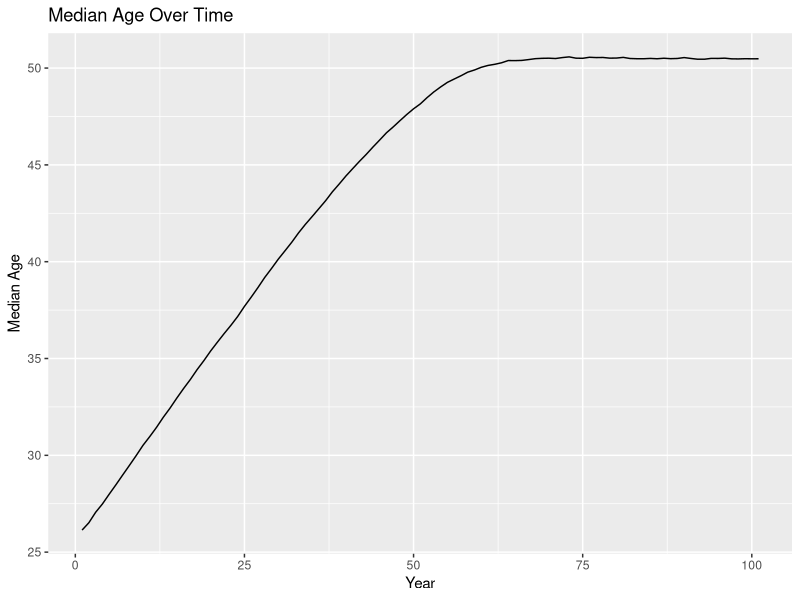
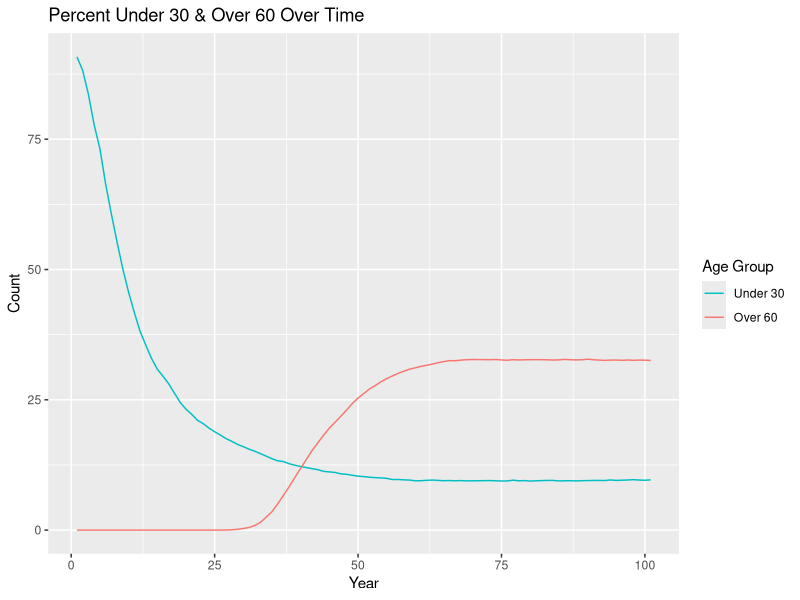
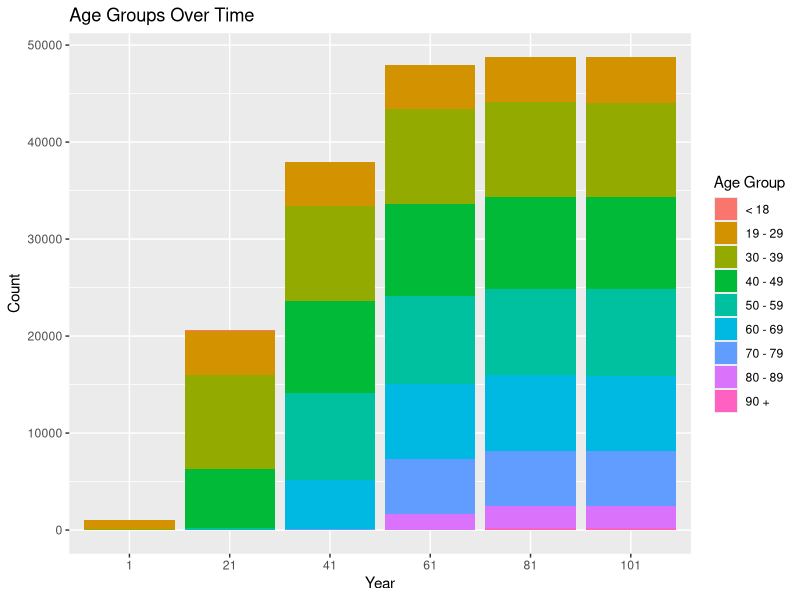
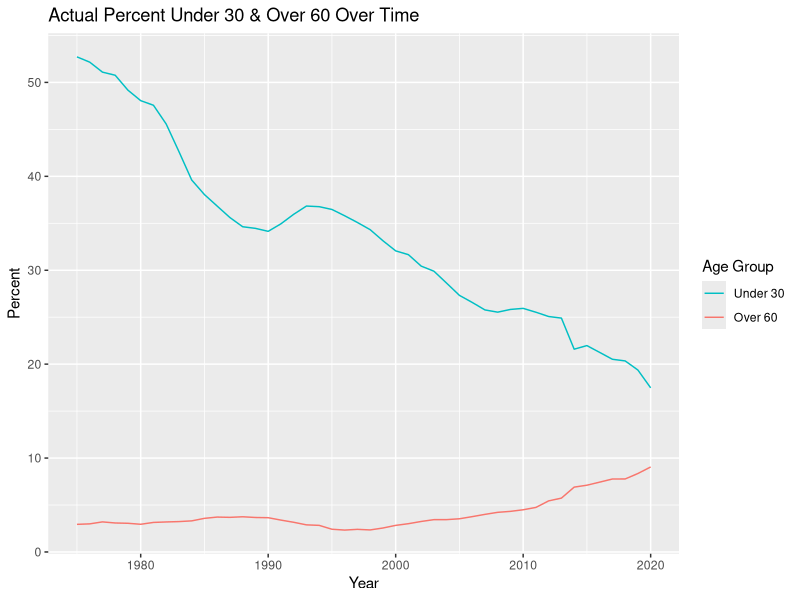
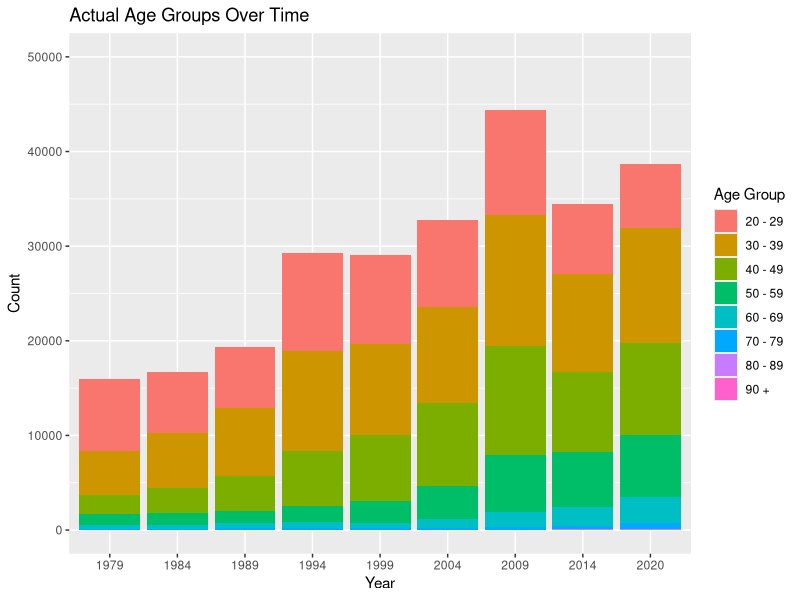
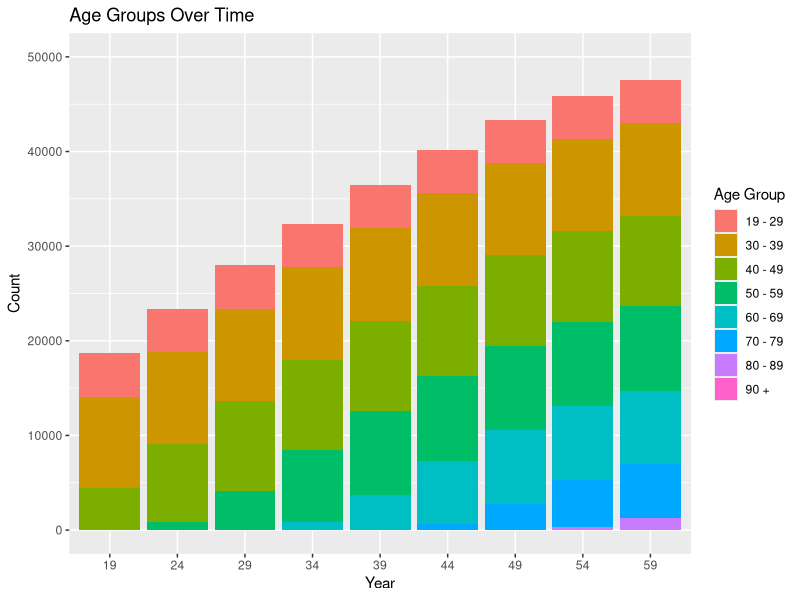
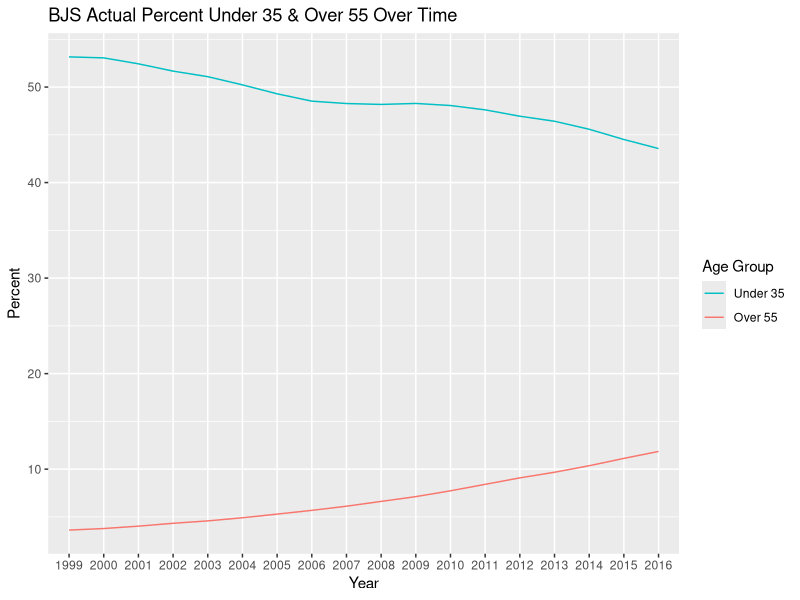
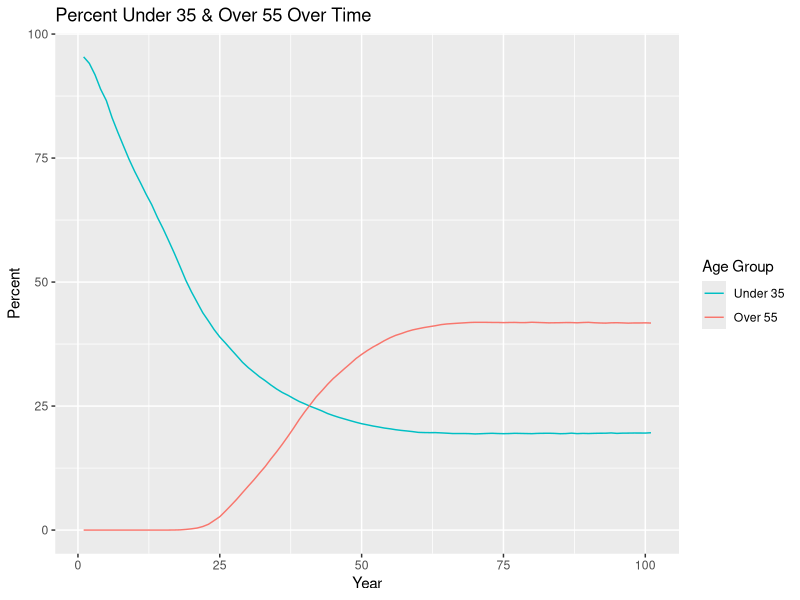

Here is the R script that generated these plots, in order:
## ---- chunk 1
knitr::opts_chunk$set(echo = TRUE)
## ---- chunk 2
library(tidyverse)
## ---- chunk 3
set.seed(12345)
## ---- chunk 4
pop_n <- 1000
pop_mean <- 26
pop_sd <- 3
parole_eligibility <- 30
parole_prob <- 0.9
## ---- chunk 5
population <- 
  rnorm(n = pop_n, mean = pop_mean, sd = pop_sd) %>% 
  enframe() %>% 
  select(value) %>% 
  rename(original_age = value) %>% 
  mutate(current_age = original_age, years_incarcerated = 0)

overall <-
  tibble(year = 1, total = nrow(population), 
         median_age = median(population$current_age)) %>% 
  mutate("< 18" = pull(count(filter(population, current_age < 19))),
         "19 - 29" = pull(count(filter(population, current_age >= 19 & current_age < 30))),
         "30 - 39" = pull(count(filter(population, current_age >= 30 & current_age < 40))),
         "40 - 49" = pull(count(filter(population, current_age >= 40 & current_age < 50))),
         "50 - 59" = pull(count(filter(population, current_age >= 50 & current_age < 60))),
         "60 - 69" = pull(count(filter(population, current_age >= 60 & current_age < 70))),
         "70 - 79" = pull(count(filter(population, current_age >= 70 & current_age < 80))),
         "80 - 89" = pull(count(filter(population, current_age >= 80 & current_age < 90))),
         "90 +" = pull(count(filter(population, current_age >= 90))))
## ---- chunk 6
one_year_population <- function(data) {
  # age & years incarcerated increases by 1
  data$current_age <- data$current_age + 1
  data$years_incarcerated <- data$years_incarcerated + 1
  
  # creates age group cohorts & randomly removes fraction based on cohort
  less_than_18 <- filter(data, current_age < 19)
  less_than_18 <- sample_frac(less_than_18, (1 - 0.0007))
  
  `19_to_29` <- filter(data, current_age >= 19 & current_age < 30)
  `19_to_29` <- sample_frac(`19_to_29`, (1 - 0.0013))
  
  `30_to_39` <- filter(data, current_age >= 30 & current_age < 40)
  `30_to_39` <- sample_frac(`30_to_39`, (1 - 0.0019))
  
  `40_to_49` <- filter(data, current_age >= 40 & current_age < 50)
  `40_to_49` <- sample_frac(`40_to_49`, (1 - 0.0040))
  
  `50_to_59` <- filter(data, current_age >= 50 & current_age < 60)
  `50_to_59` <- sample_frac(`50_to_59`, (1 - 0.0088))
  
  `60_to_69` <- filter(data, current_age >= 60 & current_age < 70)
  `60_to_69` <- sample_frac(`60_to_69`, (1 - 0.0178))
  
  `70_to_79` <- filter(data, current_age >= 70 & current_age < 80)
  `70_to_79` <- sample_frac(`70_to_79`, (1 - 0.0439))
  
  `80_to_89` <- filter(data, current_age >= 80 & current_age < 90)
  `80_to_89` <- sample_frac(`80_to_89`, (1 - 0.1345))
  
  over_90 <- filter(data, current_age >= 90)
  over_90 <- sample_frac(over_90, (1 - 0.3142))
  
  data <- do.call("rbind", list(less_than_18, `19_to_29`, `30_to_39`, `40_to_49`, `50_to_59`, 
                                `60_to_69`,`70_to_79`, `80_to_89`, over_90))
  
  # adds 1000 more
  incoming <- 
    rnorm(n = pop_n, mean = pop_mean, sd = pop_sd) %>% 
    enframe() %>% 
    select(value) %>% 
    rename(original_age = value) %>% 
    mutate(current_age = original_age, years_incarcerated = 0)
  data <- rbind(data, incoming)
  
  # removes any observations with age greater than 100
  data <- data %>% 
    filter(current_age < 100)
}

one_year_overall <- function(data, p) {
    incoming <-
      tibble(year = last(data$year) + 1, total = nrow(p),
             median_age = median(p$current_age)) %>% 
        mutate("< 18" = pull(count(filter(p, current_age < 19))),
               "19 - 29" = pull(count(filter(p, current_age >= 19 & current_age < 30))),
               "30 - 39" = pull(count(filter(p, current_age >= 30 & current_age < 40))),
               "40 - 49" = pull(count(filter(p, current_age >= 40 & current_age < 50))),
               "50 - 59" = pull(count(filter(p, current_age >= 50 & current_age < 60))),
               "60 - 69" = pull(count(filter(p, current_age >= 60 & current_age < 70))),
               "70 - 79" = pull(count(filter(p, current_age >= 70 & current_age < 80))),
               "80 - 89" = pull(count(filter(p, current_age >= 80 & current_age < 90))),
               "90 +" = pull(count(filter(p, current_age >= 90))))
    data <- rbind(data, incoming)
}
## ---- chunk 7
# extend 100 years until stable
no_parole_population <- population
no_parole_overall <- overall

for (i in 1:100) {
  no_parole_population <- one_year_population(no_parole_population)
  no_parole_overall <- one_year_overall(no_parole_overall, no_parole_population)
}
## ---- chunk 8
ggplot(data = no_parole_overall, mapping = aes(x = year, y = median_age)) +
  geom_line() +
  labs(title = "Median Age Over Time", x = "Year", y = "Median Age")

no_parole_overall %>% 
  mutate(under_30 = (`19 - 29` + `< 18`) / total * 100, 
         over_60 = (`60 - 69` + `70 - 79` + `80 - 89` + `90 +`) / total * 100) %>% 
  select(year, under_30, over_60) %>% 
  ggplot(data = ., mapping = aes(x = year, group = 1)) +
  geom_line(mapping = aes(y = under_30, color = "under_30")) +
  geom_line(mapping = aes(y = over_60, color = "over_60")) +
  labs(title = "Percent Under 30 & Over 60 Over Time", x = "Year", y = "Count") +
  scale_color_discrete(name = "Age Group",
                       breaks = c("under_30", "over_60"), labels = c("Under 30", "Over 60"))

no_parole_overall_long <- no_parole_overall %>% 
  select(year, `< 18`:`90 +`) %>% 
  mutate(year = as.character(year)) %>% 
  pivot_longer(-year, names_to = "age_group", values_to = "count")

ggplot(data = no_parole_overall_long, mapping = aes(x = year, y = count, fill = age_group)) +
  geom_bar(position = "stack", stat = "identity") +
  labs(title = "Age Groups Over Time", x = "Year", y = "Count") +
  scale_x_discrete(limits = c("1", "21", "41", "61", "81", "101")) +
  scale_fill_discrete(name = "Age Group",
                      breaks = c("< 18", "19 - 29", "30 - 39", "40 - 49", "50 - 59", "60 - 69",
                                 "70 - 79", "80 - 89", "90 +"))
## ---- chunk 9
simulation_base <- no_parole_overall %>% 
  filter(year == 100) %>%
  mutate(`< 18` = `< 18` / total * 100, `19 - 29` = `19 - 29` / total * 100,
         `30 - 39` = `30 - 39` / total * 100, `40 - 49` = `40 - 49` / total * 100,
         `50 - 59` = `50 - 59` / total * 100, `60 - 69` = `60 - 69` / total * 100,
         `70 - 79` = `70 - 79` / total * 100, `80 - 89` = `80 - 89` / total * 100,
         `90 +` = `90 +` / total * 100) %>% 
  select(total:`90 +`)

simulation_base_alt <- no_parole_overall %>% 
  filter(year == 100) %>% 
  mutate(under_30 = (`19 - 29` + `< 18`) / total * 100, 
         over_60 = (`60 - 69` + `70 - 79` + `80 - 89` + `90 +`) / total * 100) %>% 
  select(total, median_age, under_30, over_60)
## ---- chunk 10
bar_race <- no_parole_overall %>% 
  select(year, `< 18`:`90 +`) %>% 
  mutate(year = as.character(year)) %>% 
  pivot_longer(-year, names_to = "age_group", values_to = "count") %>% 
  pivot_wider(names_from = "year", values_from = "count")
## ---- chunk 11
nc <- read.csv("nc.csv")
nc %>% 
  mutate(Under30 = (AgeUnder20 + Age20to29) / PrisonPopulation * 100, 
         Over60 = (Age60to69 + Age70to79 + Age80to89 + Age90over) / PrisonPopulation * 100) %>% 
  select(year, PrisonPopulation, Under30, Over60) %>% 
  ggplot(data = ., mapping = aes(x = year, group = 1)) +
  geom_line(mapping = aes(y = Under30, color = "Under30")) +
  geom_line(mapping = aes(y = Over60, color = "Over60")) +
  labs(title = "Actual Percent Under 30 & Over 60 Over Time", x = "Year", y = "Percent") +
  scale_color_discrete(name = "Age Group",
                       breaks = c("Under30", "Over60"), labels = c("Under 30", "Over 60"))

nc_long <- nc %>% 
  select(year, AgeUnder20:Age90over) %>% 
  mutate(year = as.character(year)) %>% 
  pivot_longer(-year, names_to = "age_group", values_to = "count")

nc_long %>% 
  filter(age_group != "AgeUnder20") %>% 
  ggplot(data = ., mapping = aes(x = year, y = count, fill = age_group)) +
  geom_col() +
  labs(title = "Actual Age Groups Over Time", x = "Year", y = "Count") +
  scale_x_discrete(limits = c("1979", "1984", "1989", "1994", "1999", "2004", "2009", "2014", 
                              "2020")) +
  expand_limits(y = c(0, 50000)) +
  scale_fill_discrete(name = "Age Group",
                      breaks = c("Age20to29", "Age30to39", "Age40to49", "Age50to59", 
                                 "Age60to69", "Age70to79", "Age80to89", "Age90over"),
                      labels = c("20 - 29", "30 - 39", "40 - 49", "50 - 59", "60 - 69",
                                 "70 - 79", "80 - 89", "90 +"))

no_parole_overall_long %>% 
  filter(age_group != "< 18") %>% 
  ggplot(data = ., mapping = aes(x = year, y = count, fill = age_group)) +
  geom_col() +
  labs(title = "Age Groups Over Time", x = "Year", y = "Count") +
  scale_x_discrete(limits = c("19", "24", "29", "34", "39", "44", "49", "54", "59")) +
  expand_limits(y = c(0, 50000)) +
  scale_fill_discrete(name = "Age Group",
                      breaks = c("19 - 29", "30 - 39", "40 - 49", "50 - 59", "60 - 69",
                                 "70 - 79", "80 - 89", "90 +"))
## ---- chunk 12
bjs <- read.csv("bjs.csv")
bjs_wide <- bjs %>% 
  select(RPTYEAR, AGEYREND, n) %>% 
  mutate(RPTYEAR = as.character(RPTYEAR)) %>% 
  pivot_wider(names_from = "AGEYREND", values_from = "n") %>% 
  mutate(total = `(1) 18-24 years` + `(2) 25-34 years` + `(3) 35-44 years` + 
           `(4) 45-54 years` + `(5) 55+ years`)

bjs_wide %>% 
  mutate(under_35 = (`(1) 18-24 years` + `(2) 25-34 years`) / total * 100, 
         over_55 = `(5) 55+ years` / total * 100) %>% 
  select(RPTYEAR, under_35, over_55) %>% 
  ggplot(data = ., mapping = aes(x = RPTYEAR, group = 1)) +
  geom_line(mapping = aes(y = under_35, color = "under_35")) +
  geom_line(mapping = aes(y = over_55, color = "over_55")) + 
  labs(title = "BJS Actual Percent Under 35 & Over 55 Over Time", x = "Year", y = "Percent") +
  scale_color_discrete(name = "Age Group", 
                       breaks = c("under_35", "over_55"), labels = c("Under 35", "Over 55"))

no_parole_overall %>% 
  mutate(under_35 = (`30 - 39` / 2 + `19 - 29` + `< 18`) / total * 100,
         over_55 = (`50 - 59` / 2 + `60 - 69` + `70 - 79` + `80 - 89` + `90 +`) / 
           total * 100) %>% 
  select(year, under_35, over_55) %>% 
  ggplot(data = ., mapping = aes(x = year, group = 1)) +
  geom_line(mapping = aes(y = under_35, color = "under_35")) +
  geom_line(mapping = aes(y = over_55, color = "over_55")) +
  labs(title = "Percent Under 35 & Over 55 Over Time", x = "Year", y = "Percent") +
  scale_color_discrete(name = "Age Group",
                       breaks = c("under_35", "over_55"), labels = c("Under 35", "Over 55"))

ggplot(data = bjs, mapping = aes(x = RPTYEAR, y = COUNT_THSNDS, fill = AGEYREND)) +
  geom_col() +
  labs(title = "BJS Actual Age Groups Over Time", x = "Year", y = "Count (in thousands)") +
  scale_fill_discrete(name = "Age Group",
                      breaks = c("(1) 18-24 years", "(2) 25-34 years", "(3) 35-44 years",
                                 "(4) 45-54 years", "(5) 55+ years"),
                      labels = c("18 - 24", "25 - 34", "35 - 44", "45 - 54", "55 +"))

no_parole_overall %>% 
  mutate(`18 - 24` = `< 18` + `19 - 29` / 2, `25 - 34` = `19 - 29` / 2 + `30 - 39` / 2,
         `35 - 44` = `30 - 39` / 2 + `40 - 49` / 2, `45 - 54` = `40 - 49` / 2 + `50 - 59` / 2,
         `55 +` = `50 - 59` / 2 + `60 - 69` + `70 - 79` + `80 - 89` + `90 +`) %>% 
  select(year, `18 - 24`:`55 +`) %>% 
  mutate(year = as.character(year)) %>% 
  pivot_longer(-year, names_to = "age_group", values_to = "count") %>% 
  ggplot(data = ., mapping = aes(x = year, y = count, fill = age_group)) +
  geom_col() +
  labs(title = "Age Groups Over Time", x = "Year", y = "Count") +
  scale_x_discrete(limits = c("19", "24", "29", "34", "39", "44", "49", "54", "59")) +
  scale_fill_discrete(name = "Age Group")
## ---- chunk 13
population_e <- no_parole_population
overall_e <- no_parole_overall
for (i in 1:100) {
  population_e <- one_year_population(population_e)
  overall_e <- one_year_overall(overall_e, population_e)
}
## ---- chunk 14
ggplot(data = overall_e, mapping = aes(x = year, y = median_age)) +
  geom_line() +
  labs(title = "Median Age Over Time", x = "Year", y = "Median Age")

overall_e %>% 
  mutate(under_30 = (`19 - 29` + `< 18`) / total * 100, 
         over_60 = (`60 - 69` + `70 - 79` + `80 - 89` + `90 +`) / total * 100) %>% 
  select(year, under_30, over_60) %>% 
  ggplot(data = ., mapping = aes(x = year, group = 1)) +
  geom_line(mapping = aes(y = under_30, color = "under_30")) +
  geom_line(mapping = aes(y = over_60, color = "over_60")) +
  labs(title = "Percent Under 30 & Over 60 Over Time", x = "Year", y = "Count") +
  scale_color_discrete(name = "Age Group",
                       breaks = c("under_30", "over_60"), labels = c("Under 30", "Over 60"))

overall_e_long <- overall_e %>% 
  select(year, `< 18`:`90 +`) %>% 
  mutate(year = as.character(year)) %>% 
  pivot_longer(-year, names_to = "age_group", values_to = "count") %>% 
  filter(year == "1" | year == "21" | year == "41" | year == "61" | year == "81" | 
           year == "101" | year == "121" | year == "141" | year == "161" | year == "181" |
           year == "201")

ggplot(data = overall_e_long, mapping = aes(x = year, y = count, fill = age_group)) +
  geom_bar(position = "stack", stat = "identity") +
  labs(title = "Age Groups Over Time", x = "Year", y = "Count") +
  scale_x_discrete(limits = c("1", "21", "41", "61", "81", "101", "121", "141", "161", "181", 
                              "201")) +
  scale_fill_discrete(name = "Age Group",
                      breaks = c("< 18", "19 - 29", "30 - 39", "40 - 49", "50 - 59", "60 - 69",
                                 "70 - 79", "80 - 89", "90 +"))

bar_race_e <- overall_e %>% 
  select(year, `< 18`:`90 +`) %>% 
  mutate(year = as.character(year)) %>% 
  pivot_longer(-year, names_to = "age_group", values_to = "count") %>% 
  pivot_wider(names_from = "year", values_from = "count")
## ---- chunk 15
one_year_parole <- function(data) {
  # age & years incarcerated increases by 1
  data$current_age <- data$current_age + 1
  data$years_incarcerated <- data$years_incarcerated + 1
  
  # creates age group cohorts & randomly removes fraction based on cohort
  less_than_18 <- filter(data, current_age < 19)
  less_than_18 <- sample_frac(less_than_18, (1 - 0.0007))
  
  `19_to_29` <- filter(data, current_age >= 19 & current_age < 30)
  `19_to_29` <- sample_frac(`19_to_29`, (1 - 0.0013))
  
  `30_to_39` <- filter(data, current_age >= 30 & current_age < 40)
  `30_to_39` <- sample_frac(`30_to_39`, (1 - 0.0019))
  
  `40_to_49` <- filter(data, current_age >= 40 & current_age < 50)
  `40_to_49` <- sample_frac(`40_to_49`, (1 - 0.0040))
  
  `50_to_59` <- filter(data, current_age >= 50 & current_age < 60)
  `50_to_59` <- sample_frac(`50_to_59`, (1 - 0.0088))
  
  `60_to_69` <- filter(data, current_age >= 60 & current_age < 70)
  `60_to_69` <- sample_frac(`60_to_69`, (1 - 0.0178))
  
  `70_to_79` <- filter(data, current_age >= 70 & current_age < 80)
  `70_to_79` <- sample_frac(`70_to_79`, (1 - 0.0439))
  
  `80_to_89` <- filter(data, current_age >= 80 & current_age < 90)
  `80_to_89` <- sample_frac(`80_to_89`, (1 - 0.1345))
  
  over_90 <- filter(data, current_age >= 90)
  over_90 <- sample_frac(over_90, (1 - 0.3142))
  
  data <- do.call("rbind", list(less_than_18, `19_to_29`, `30_to_39`, `40_to_49`, `50_to_59`, 
                                `60_to_69`,`70_to_79`, `80_to_89`, over_90))
  
  eligible <- sample_frac(filter(data, years_incarcerated >= parole_eligibility), parole_prob)
  ineligible <- filter(data, years_incarcerated < parole_eligibility)
  data <- rbind(eligible, ineligible)
  
  # adds 1000 more
  incoming <- 
    rnorm(n = pop_n, mean = pop_mean, sd = pop_sd) %>% 
    enframe() %>% 
    select(value) %>% 
    rename(original_age = value) %>% 
    mutate(current_age = original_age, years_incarcerated = 0)
  data <- rbind(data, incoming)
  
  # removes any observations with age greater than 100
  data <- data %>% 
    filter(current_age < 100)
}
## ---- chunk 16
parole_population <- population
parole_overall <- overall

for (i in 1:100) {
  parole_population <- one_year_parole(parole_population)
  parole_overall <- one_year_overall(parole_overall, parole_population)
}
## ---- chunk 17
ggplot(data = parole_overall, mapping = aes(x = year, y = median_age)) +
  geom_line() +
  labs(title = "Median Age Over Time with Parole", x = "Year", y = "Median Age")

parole_overall %>% 
  mutate(under_30 = (`19 - 29` + `< 18`) / total * 100, 
         over_60 = (`60 - 69` + `70 - 79` + `80 - 89` + `90 +`) / total * 100) %>% 
  select(year, under_30, over_60) %>% 
  ggplot(data = ., mapping = aes(x = year, group = 1)) +
  geom_line(mapping = aes(y = under_30, color = "under_30")) +
  geom_line(mapping = aes(y = over_60, color = "over_60")) +
  labs(title = "Percent Under 30 & Over 60 Over Time with Parole", x = "Year", y = "Count") +
  scale_color_discrete(name = "Age Group",
                       breaks = c("under_30", "over_60"), labels = c("Under 30", "Over 60"))

parole_overall_long <- parole_overall %>% 
  select(year, `< 18`:`90 +`) %>% 
  mutate(year = as.character(year)) %>% 
  pivot_longer(-year, names_to = "age_group", values_to = "count")

ggplot(data = parole_overall_long, mapping = aes(x = year, y = count, fill = age_group)) +
  geom_bar(position = "stack", stat = "identity") +
  labs(title = "Age Groups Over Time with Parole", x = "Year", y = "Count") +
  scale_x_discrete(limits = c("1", "21", "41", "61", "81", "101")) +
  scale_fill_discrete(name = "Age Group",
                      breaks = c("< 18", "19 - 29", "30 - 39", "40 - 49", "50 - 59", "60 - 69",
                                 "70 - 79", "80 - 89", "90 +"))
## ---- chunk 18
simulation_parole <- parole_overall %>% 
  filter(year == 100) %>%
  mutate(`< 18` = `< 18` / total * 100, `19 - 29` = `19 - 29` / total * 100,
         `30 - 39` = `30 - 39` / total * 100, `40 - 49` = `40 - 49` / total * 100,
         `50 - 59` = `50 - 59` / total * 100, `60 - 69` = `60 - 69` / total * 100,
         `70 - 79` = `70 - 79` / total * 100, `80 - 89` = `80 - 89` / total * 100,
         `90 +` = `90 +` / total * 100) %>% 
  select(total:`90 +`)

simulation_parole_alt <- parole_overall %>% 
  filter(year == 100) %>% 
  mutate(under_30 = (`19 - 29` + `< 18`) / total * 100, 
         over_60 = (`60 - 69` + `70 - 79` + `80 - 89` + `90 +`) / total * 100) %>% 
  select(total, median_age, under_30, over_60)
